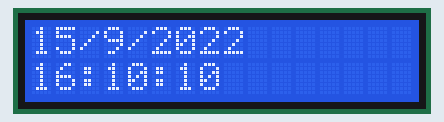
Recording of a sketch running on a simulated Arduino Uno, built with avr-gcc and run on an emulated ATmega328P. On the bench: 16×2 character LCD. The local clock reads 2024-03-15 10:24:30 at power-on unless the sketch sets it; what the sketch prints to the serial monitor is not drawn.

Above: at 0.1 s.
At 4.2 s:
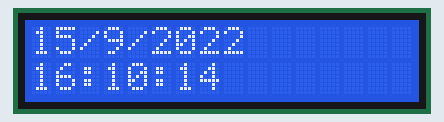
At 9.3 s:
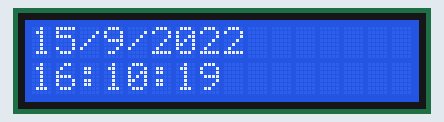
At 19.6 s:
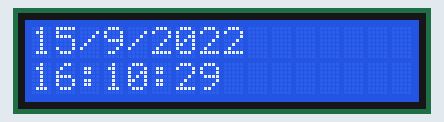
At 28.8 s:
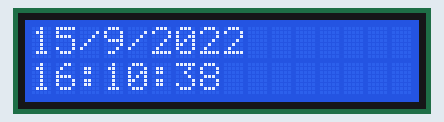
At 39.0 s:
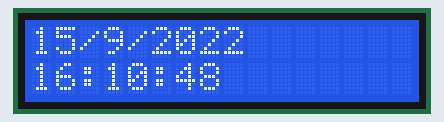

Measured:
- what the display in image 1 shows lasts 1.0 s, from 4.2 s to 5.2 s

The sketch:

RTC.ino
```cpp
#include <virtuabotixRTC.h>                            //Kütüphanemizi ekliyoruz.
int CLK_PIN = 6;                                       //6. pini clock pini olarak tanımladık
int DAT_PIN = 7;                                       //7. pini data pini olarak tanımladık
int RST_PIN = 8;                                       //8. pini reset pini olarak tanımladık.
virtuabotixRTC myRTC(CLK_PIN, DAT_PIN, RST_PIN);      // Kütüphanemizi pinlere atıyoruz.

#include <LiquidCrystal_I2C.h>

#include<Wire.h>

LiquidCrystal_I2C lcd(0x27,16,2);

void setup() {
 Serial.begin(9600);                                   //Seri haberleşmeyi başlatıyoruz.
 myRTC.setDS1302Time(10, 10, 16, 4, 15, 9, 2022);     //Saati saniye, dakika, saat, haftanın günü, ayın günü, ay, yıl olarak ayarlıyoruz.

 lcd.init();
 lcd.backlight();
}

void loop() {
 myRTC.updateTime();                                   //RTC'den zamanı okuyoruz

 Serial.print("Tarih / Saat: ");                       //Aldığımız verileri Serial Porta bastırıyoruz.
 Serial.print(myRTC.dayofmonth);
 Serial.print("/");
 Serial.print(myRTC.month);
 Serial.print("/");
 Serial.print(myRTC.year);
 Serial.print(" ");
 Serial.print(myRTC.hours);
 Serial.print(":");
 Serial.print(myRTC.minutes);
 Serial.print(":");
 Serial.println(myRTC.seconds);

                                  //RTC'den zamanı okuyoruz
  lcd.clear();                                          //Başlamadan önce ekranı temizliyoruz.
  lcd.setCursor(0,0);                                   //Ekranın ilk satır ilk sütunundan yazmaya başlıyoruz.
  lcd.print(myRTC.dayofmonth);                          //Günü ekrana bastırıyoruz.
  lcd.print("/");
  lcd.print(myRTC.month);                               //Ayı ekrana bastırıyoruz.
  lcd.print("/");
  lcd.print(myRTC.year);                                //Yılı ekrana bastırıyoruz
  lcd.setCursor(0, 1);                                  //LCD'nin 2. satır 1. sütunundan yazmaya başlıyoruz.
  lcd.print(myRTC.hours);                               //Saati ekrana bastırıyoruz.
  lcd.print(":");
  lcd.print(myRTC.minutes);                             //Dakikayi ekrana bastırıyoruz.
  lcd.print(":");
  lcd.print(myRTC.seconds);                             //Saniyeyi ekrana bastırıyoruz.
  delay(1000);                                         //1sn bekleme.
}
```
